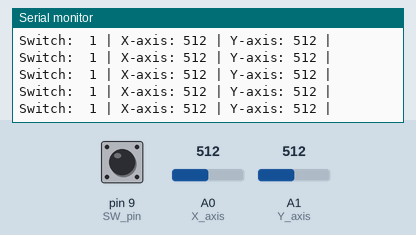
This sketch was run on a simulated Arduino Uno, built with avr-gcc and run on an emulated ATmega328P. Shown: the last lines printed to the serial monitor. Inputs (shaded band) come from the test bench; at power-on: A0 (X_axis) = 512, A1 (Y_axis) = 512, pin 9 (SW_pin) HIGH.

Above: at 1.2 s.
1.3 s: A0 (X_axis) set to 716
At 1.56 s:
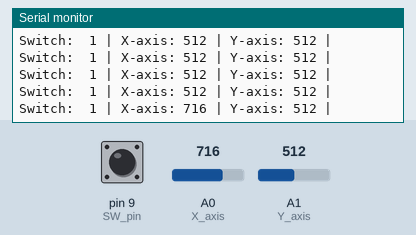
2.8 s: A1 (Y_axis) set to 716
At 2.97 s:
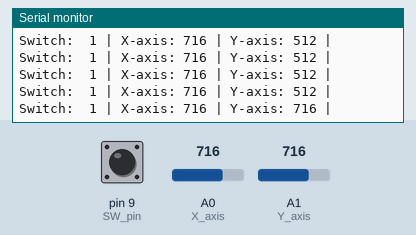
4.3 s: pin 9 (SW_pin) pulled LOW for 0.25 s
At 4.58 s:
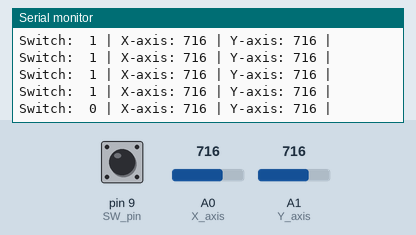
6.0 s: A0 (X_axis) set to 900
At 6.18 s:
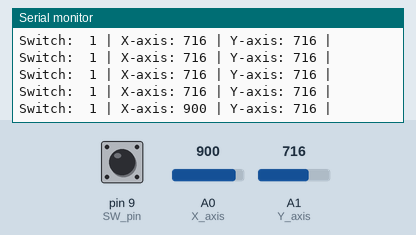
7.5 s: pin 9 (SW_pin) pulled LOW for 1 s
At 7.79 s:
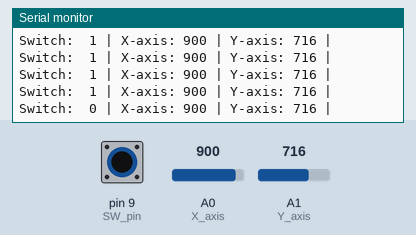
11.5 s: A1 (Y_axis) set to 1023
At 11.61 s:
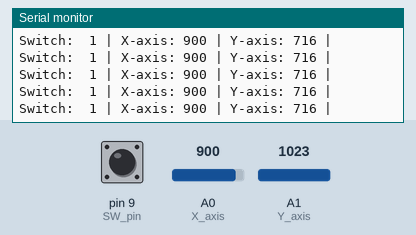
Timing chart, 0 to 14.5 s (numbered marks = the images above; inputs shaded):
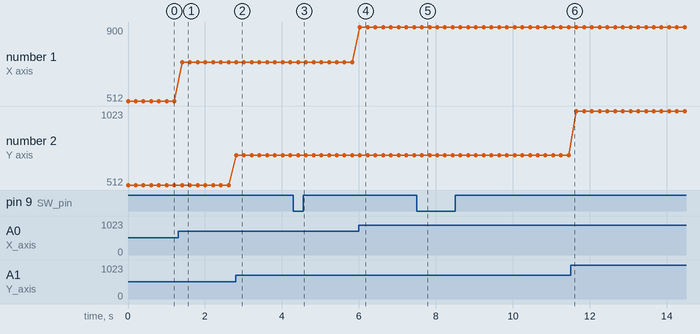

Measured:
- after the input at 1.3 s, the serial monitor: prints a new line after 0.11 s (image 1)
- after the input at 2.8 s, the serial monitor: prints a new line at once (image 2)
- after the input at 4.3 s, the serial monitor: prints a new line after 0.12 s (image 3)
- after the input at 6.0 s, the serial monitor: prints a new line at once (image 4)
- after the input at 7.5 s, the serial monitor: prints a new line after 0.13 s (image 5)
- plotted number 1: 512 → 716 after the input at 1.3 s, 716 → 900 after the input at 6.0 s
- plotted number 2: 716 → 1023 after the input at 11.5 s

The sketch:

JOYSTICK_READ.ino
```cpp
/*
const int SW_pin = 8; // digital pin connected to switch output
const int X_pin = 0; // analog pin connected to X output
const int Y_pin = 1; // analog pin connected to Y output

void setup() {
  pinMode(SW_pin, INPUT);
  digitalWrite(SW_pin, HIGH);
  Serial.begin(9600);
}

void loop() {
  Serial.print("Switch:  ");
  Serial.print(digitalRead(SW_pin));
  Serial.print(" | ");
  Serial.print("X-axis: ");
  Serial.print(analogRead(X_pin));
  Serial.print(" | ");
  Serial.print("Y-axis: ");
  Serial.print(analogRead(Y_pin));
  Serial.println(" | ");
  delay(200);
}
*/
#define SW_pin 9
#define X_axis A0
#define Y_axis A1

void setup() {
  pinMode(SW_pin, INPUT);
  pinMode(X_axis, INPUT);
  pinMode(Y_axis, INPUT);
  digitalWrite(SW_pin, HIGH);
  Serial.begin(9600);
}
void loop() {
  Serial.print("Switch:  ");
  Serial.print(digitalRead(SW_pin));
  Serial.print(" | ");
  Serial.print("X-axis: ");
  Serial.print(analogRead(X_axis));
  Serial.print(" | ");
  Serial.print("Y-axis: ");
  Serial.print(analogRead(Y_axis));
  Serial.println(" | ");
  delay(200);
}
```
